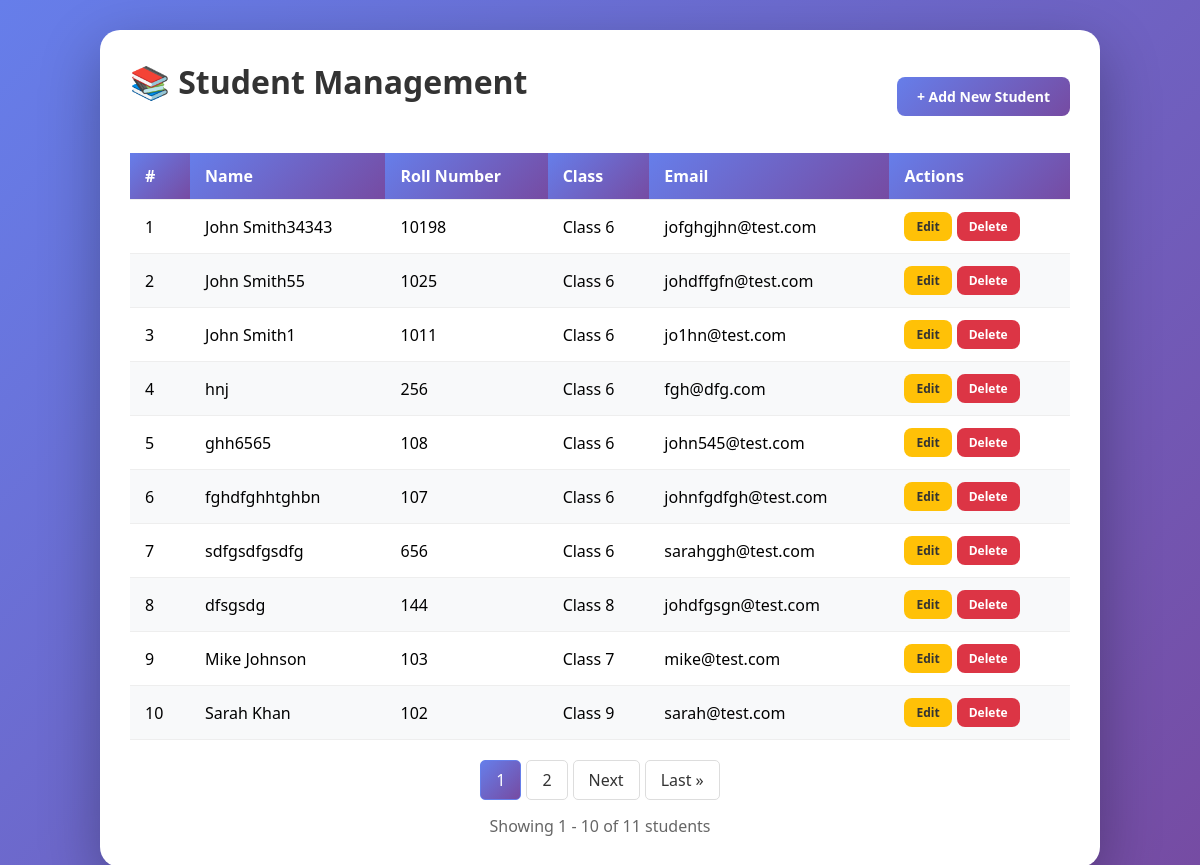
Before: / with the older database file.
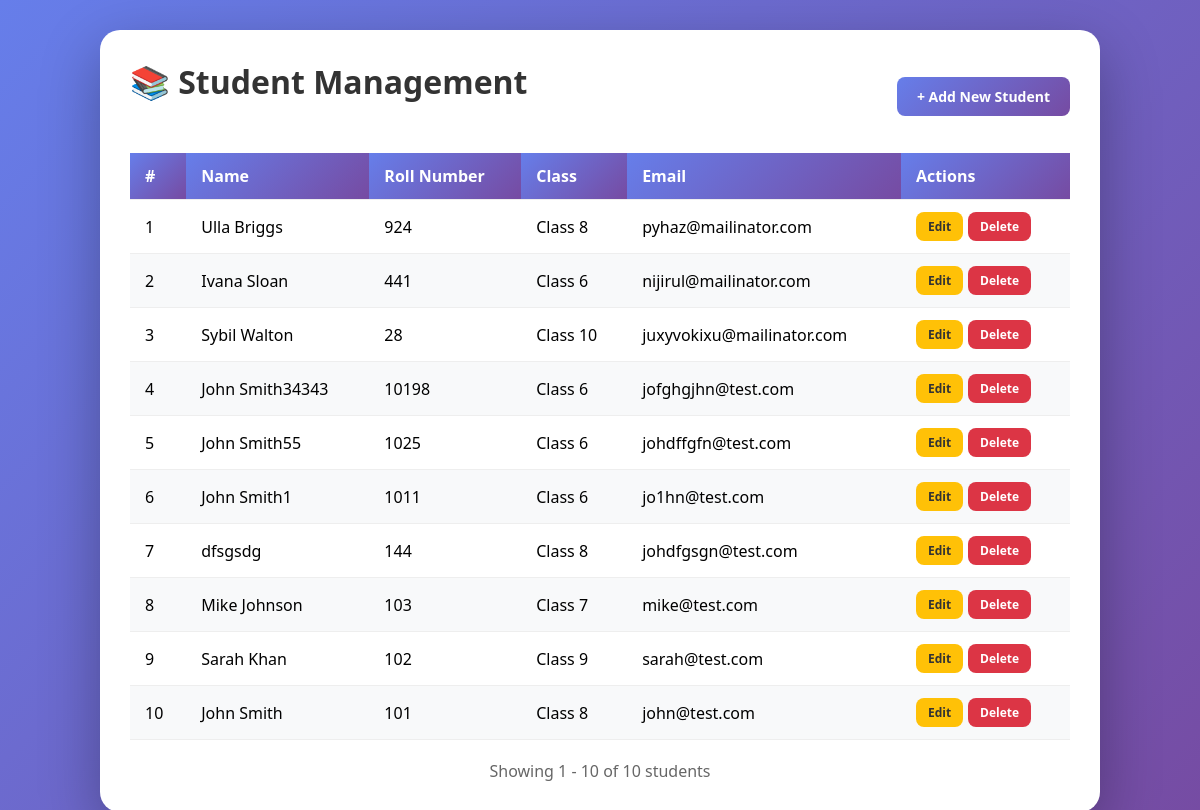
After: the same page with the newer database file.
### students/models.py (models this page shows, shortened)
class Student(models.Model):
    CLASS_CHOICES = [
        ('6', 'Class 6'),
        ('7', 'Class 7'),
        ('8', 'Class 8'),
        ('9', 'Class 9'),
        ('10', 'Class 10'),
    ]
    name = models.CharField(max_length=100)
    roll_number = models.CharField(max_length=20, unique=True)
    email = models.EmailField(blank=True)
    student_class = models.CharField(max_length=2, choices=CLASS_CHOICES, default='6')
    created_at = models.DateTimeField(auto_now_add=True)
    updated_at = models.DateTimeField(auto_now=True)
    class Meta:
        ordering = ['-created_at']  # Newest first

### students/views.py (the view)
# urls.py: path('', views.student_list, name='student_list'),
def student_list(request):
    student_queryset = Student.objects.all()
    paginator = Paginator(student_queryset, 10)
    page_number = request.GET.get('page')
    students = paginator.get_page(page_number)
    return render(request, 'students/student_list.html', {
        'students': students
    })

### templates/students/student_list.html (shortened to what this page needs)
{% extends 'students/base.html' %}
{% block content %}
<div class="header-actions">
    <h1>📚 Student Management</h1>
    <a href="{% url 'student_add' %}" class="btn btn-primary">+ Add New Student</a>
</div>
{% if students %}
<table>
    <thead>
        <tr>
            <th>#</th>
            <th>Name</th>
            <th>Roll Number</th>
            <th>Class</th>
            <th>Email</th>
            <th>Actions</th>
        </tr>
    </thead>
    <tbody>
        {% for student in students %}
        <tr>
            <td>{{ forloop.counter0|add:students.start_index }}</td>
            <td>{{ student.name }}</td>
            <td>{{ student.roll_number }}</td>
            <td>{{ student.get_student_class_display }}</td>
            <td>{{ student.email|default:"-" }}</td>
            <td>
                <div class="action-btns">
                    <a href="{% url 'student_edit' student.pk %}" class="btn btn-warning">Edit</a>
                    <a href="{% url 'student_delete' student.pk %}" class="btn btn-danger">Delete</a>
                </div>
            </td>
        </tr>
        {% endfor %}
    </tbody>
</table>
{% if students.has_other_pages %}
<div class="pagination">
    {% for num in students.paginator.page_range %}
        {% if students.number == num %}
            <span class="current">{{ num }}</span>
        {% elif num > students.number|add:'-3' and num < students.number|add:'3' %}
            <a href="?page={{ num }}">{{ num }}</a>
        {% endif %}
    {% endfor %}
    {% if students.has_next %}
        <a href="?page={{ students.next_page_number }}">Next</a>
        <a href="?page={{ students.paginator.num_pages }}">Last »</a>
    {% endif %}
</div>
{% endif %}
<p style="text-align: center; margin-top: 15px; color: #666;">
    Showing {{ students.start_index }} - {{ students.end_index }} of {{ students.paginator.count }} students
</p>
{% else %}
<div class="empty-state">
    <p>No students found.</p>
    <a href="{% url 'student_add' %}" class="btn btn-primary">Add Your First Student</a>
</div>
{% endif %}
{% endblock %}

### templates/students/base.html (shortened to what this page needs)
<!DOCTYPE html>
<html lang="en">
<head>
</head>
<body>
    <div class="container">
        {% block content %}{% endblock %}
    </div>
</body>
</html>

### templates/students/base.html (style rules this page uses)
* { margin: 0; padding: 0; box-sizing: border-box; }
body { font-family: 'Segoe UI', Tahoma, Geneva, Verdana, sans-serif; background: linear-gradient(135deg, #667eea 0%, #764ba2 100%); min-height: 100vh; padding: 30px; }
.container { max-width: 1000px; margin: 0 auto; background: white; border-radius: 20px; padding: 30px; box-shadow: 0 20px 60px rgba(0,0,0,0.3); }
h1 { text-align: center; color: #333; margin-bottom: 30px; font-size: 2em; }
.btn { display: inline-block; padding: 10px 20px; border: none; border-radius: 8px; cursor: pointer; text-decoration: none; font-size: 14px; font-weight: 600; transition: all 0.3s ease; }
.btn-primary { background: linear-gradient(135deg, #667eea, #764ba2); color: white; }
.btn-warning { background: #ffc107; color: #333; }
.btn-danger { background: #dc3545; color: white; }
table { width: 100%; border-collapse: collapse; margin: 20px 0; }
th, td { padding: 12px 15px; text-align: left; border-bottom: 1px solid #eee; }
th { background: linear-gradient(135deg, #667eea, #764ba2); color: white; font-weight: 600; }
tr:nth-child(even) { background: #f8f9fa; }
.action-btns { display: flex; gap: 5px; }
.action-btns .btn { padding: 6px 12px; font-size: 12px; }
.header-actions { display: flex; justify-content: space-between; align-items: center; margin-bottom: 20px; }

Changed rows visible on the page:
removed Student: name "hnj", roll_number "256", student_class "Class 6", email "fgh@dfg.com"
removed Student: name "ghh6565", roll_number "108", student_class "Class 6", email "john545@test.com"
removed Student: name "fghdfghhtghbn", roll_number "107", student_class "Class 6", email "johnfgdfgh@test.com"
removed Student: name "sdfgsdfgsdfg", roll_number "656", student_class "Class 6", email "sarahggh@test.com"
added Student: name "Ulla Briggs", roll_number "924", student_class "Class 8", email "pyhaz@mailinator.com"
added Student: name "Ivana Sloan", roll_number "441", student_class "Class 6", email "nijirul@mailinator.com"
added Student: name "Sybil Walton", roll_number "28", student_class "Class 10", email "juxyvokixu@mailinator.com"
now on this page (row unchanged): Student: name "John Smith", roll_number "101", student_class "Class 8", email "john@test.com"
Other visible differences:
{{ students.paginator.count }}: "11" → "10"
list line gone: "1"
list line gone: "2"
text no longer shown: "Next Last »"
